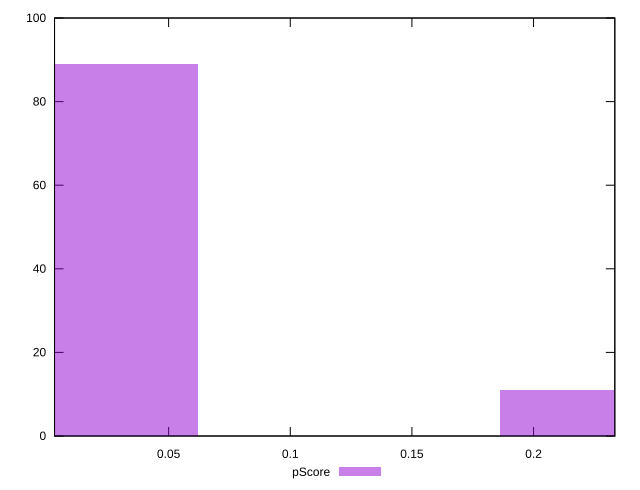

Reproduce this figure in gnuplot.
reset

$pScore <<EOF
0 89
0.24813174452027392 11
EOF

set key outside below
set boxwidth 0.12406587226013696
set xrange [0.0031022719549900213:0.23340719623848855]
set yrange [0:100]
set trange [0:100]
set style fill transparent solid 0.5 noborder
set terminal svg size 640, 490 enhanced background rgb 'white'
set output "report_00019_2021-02-10T18-14-37.922Z//cumulative-layout-shift/samples/pages+cached/pScore/histogram.svg"

plot $pScore title "pScore" with boxes

reset
